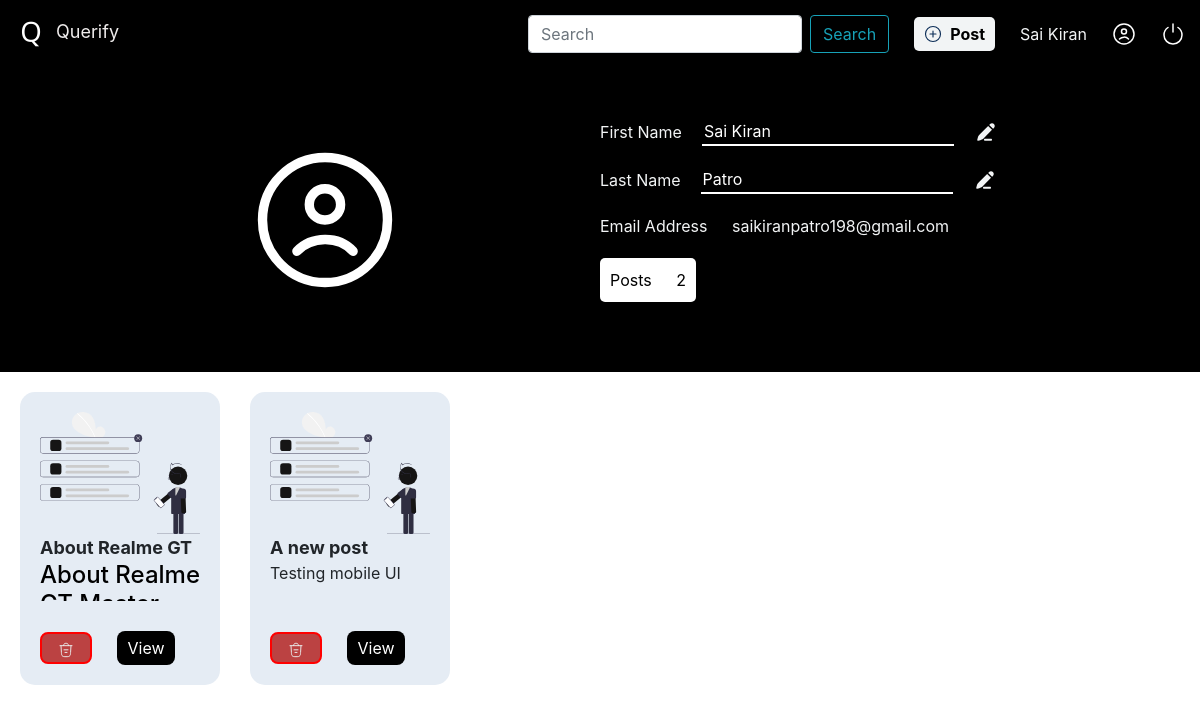
The app's page /profile (signed in), older data.
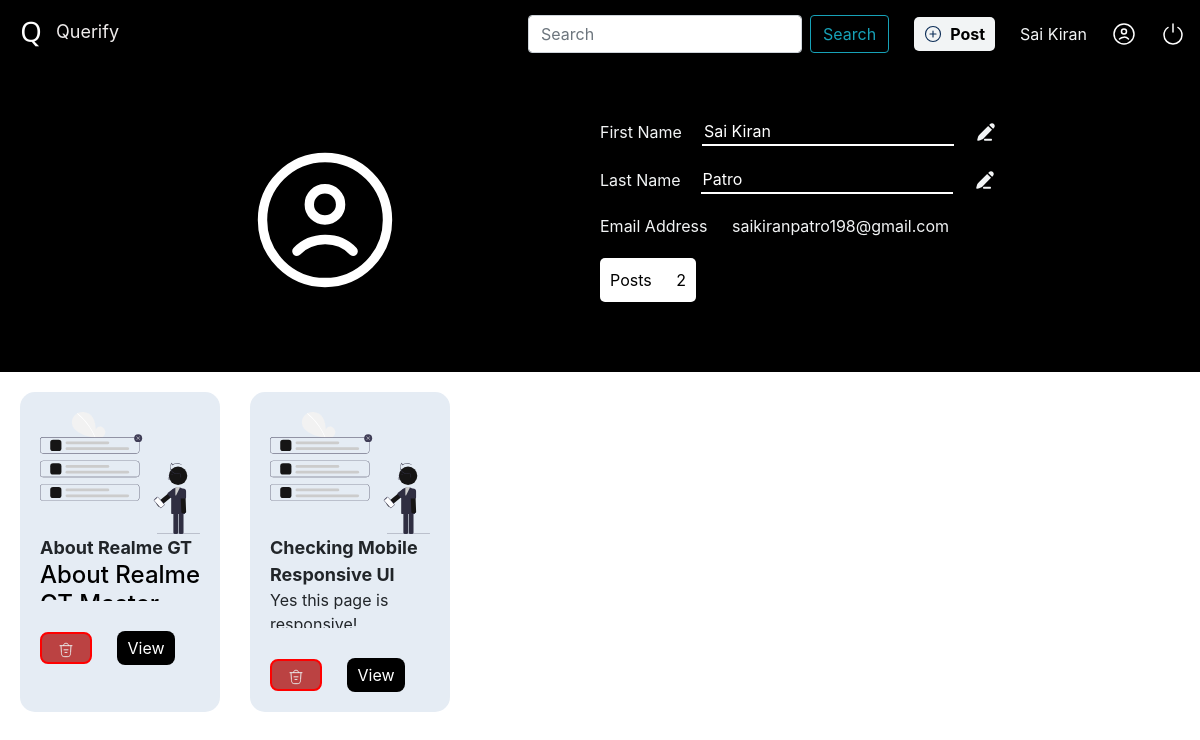
The same page, newer data.
### Website/models.py (models this page shows)
class User(db.Model, UserMixin):
    id=db.Column(db.Integer, primary_key=True)
    firstName=db.Column(db.String(150))
    lastName=db.Column(db.String(150))
    emailAddress=db.Column(db.String(254),unique=True)
    password=db.Column(db.String(150))
    posts=db.relationship('Post')

class Post(db.Model):
    id=db.Column(db.Integer, primary_key=True)
    userId=db.Column(db.Integer, db.ForeignKey('user.id'))
    title=db.Column(db.String(1000))
    content=db.Column(db.Text)
    date=db.Column(db.DateTime(timezone='Asia/Kolkata'), default=func.date(func.now()))

### Website/views.py (the view, shortened to what this page needs)
@views.route('/profile', methods=['GET', 'POST'])
@login_required
def Profile():
    userId=get_user_id()
    userDetails=get_user_details(userId)
    return render_template('Profile.html',userDetails=userDetails, userPosts=userDetails['posts'] , postsCount=len(userDetails['posts']))

### Website/models.py (called while the page is built)
def get_user_id():
    return current_user.id if current_user.is_authenticated else None

### Website/views.py (called while the page is built)
def get_user_details(userId):
    user=User.query.filter_by(id=userId).first()
    userDetails=dict()
    userDetails['userId']=userId
    userDetails['firstName']=user.firstName
    userDetails['lastName']=user.lastName
    userDetails['emailAddress']=user.emailAddress
    userDetails['posts']=[]
    posts=Post.query.filter_by(userId=userId).all()
    for post in posts:
        postDetails={}
        postDetails['postId']=post.id
        postDetails['postTitle']=post.title
        postDetails['postContent']=post.content
        userDetails['posts'].append(postDetails)
    return userDetails

### Website/templates/Profile.html (shortened to what this page needs)
<!DOCTYPE html>
<html lang="en">
<head>
  <link rel="stylesheet" href="{{ url_for('static', filename='Css/styles.css')}}" />
  <link rel="stylesheet" href="https://cdn.jsdelivr.net/npm/bootstrap@4.0.0/dist/css/bootstrap.min.css"
>
</head>
<body>
  <header>
    <nav class="navContainer">
      <div class="leftHeader">
        <img src="{{ url_for('static', filename='Images/LogoNew.png') }}" alt="Querify Logo" />&nbsp;
        <span style="font-size: 18px;;">Querify</span>
      </div>
      <div class="rightHeader">
        <form action="/search" method="POST" class="form-inline my-2 my-lg-0">
          <input class="form-control mr-sm-2" type="search" placeholder="Search" name="search" aria-label="Search">
          <button class="btn btn-outline-info my-2 my-sm-0" type="submit">Search</button>
        </form>
        <button class="postButton" onclick="window.location.href='/post'"><img
            src="{{ url_for('static', filename='Images/Post.svg')}}" alt="Post Button" />Post</button>
        {% if current_user.is_authenticated %}
        <a id="userName" href="/profile"> {{ current_user.firstName }}</a>
        {% endif %}
        <img src="{{ url_for('static', filename='Images/UserIcon.svg')}}" alt="User Icon" />
        <img class="logoutButton" alt="Logout" src="{{ url_for('static', filename='Images/Poweroff.svg')}}"
          onclick="window.location.href='/logout'" />
      </div>
    </nav>
  </header>
  <div class="profileContainer">
    <div class="profileDetailsContainer">
      <div class="profilePic">
        <img src="{{ url_for('static', filename='Images/UserIcon.svg')}}" alt="User Icon" />
      </div>
      <div class="profileDetails">
        <form action="" method="POST">
          <div class="profileDetailContainer"><span>First Name</span> <input type="text"
              value="{{ userDetails.firstName }}" name="firstName" readonly> <img class="profileEditButton"
              src="{{ url_for('static', filename='Images/profileEdit.svg')}}" alt="Edit First Name" /> </div>
          <div class="profileDetailContainer"><span>Last Name</span> <input type="text"
              value="{{ userDetails.lastName }}" name="lastName" readonly> <img class="profileEditButton"
              src="{{ url_for('static', filename='Images/profileEdit.svg')}}" alt="Edit Last Name" /> </div>
        </form>
        <div class="profileDetailContainer" id="profileEmailId"><span>Email Address</span>
          &nbsp;{{ userDetails.emailAddress }} </div>
        <div class="profileDetailContainer" id='postCounts'><span>Posts</span> &nbsp;{{ postsCount}} </div>
      </div>
    </div>
    <div class="profilePosts">
      {% if postsCount %}
      {% for val in userPosts %}
      <div class="postCard">
        <img src="{{ url_for('static', filename='Images/profilePost.svg')}}" alt="Post Pic" />
        <div class="profilePostTitle">{{ val['postTitle'] }}</div>
        <div class="profilePostContent"> {{ val['postContent'] | safe }}</div>
        <div class="profilePostActions">
          <button class=" postDeleteButton" type="button" data-post-id="{{ val['postId'] }}"><img
              src="{{ url_for('static', filename='Images/DiscardRed.svg') }}" alt="Delete Post"></button>
          <a href="comment/{{ val['postId'] }}">View</a>
        </div>
      </div>
      {% endfor %}
      {% else %}
      <div class="noPosts">
        <img src="{{ url_for('static', filename='Images/noPosts.svg')}}" alt="No Posts" />
        <p>No Posts</p>
      </div>
      {% endif %}
    </div>
  </div>
</body>
</html>

### Website/static/Css/styles.css (style rules this page uses)
:root { --backgroundColor: black; --fontColor: #f2f4f5;; --font-size-base: 16px; }
body { margin: 0px; }
header { position: sticky; top: 0px;; z-index: 3; }
#userName { color: var(--fontColor) !important; text-decoration: none !important; }
.postButton { background:var(--fontColor); border: none; border-radius: 5px;; padding: 5px 10px; outline: none; display: flex; justify-content: center; align-items: center; color: var(--backgroundColor); font-weight: bold; gap: 8px; cursor: pointer; }
.postButton img { width:18px; }
.navContainer { background:var(--backgroundColor); padding: 15px; color:#EFECEC; display: flex; justify-content:space-between; align-items:center; }
.rightHeader { display: flex; justify-content: space-evenly; align-items: center; gap: 25px; }
.logoutButton { cursor: pointer; }
h2 { font-size:24px !important; }
.profileContainer { height: 103vh; }
.profileDetailsContainer { background: black; position: relative; display: flex; justify-content: space-between; align-items: center; padding: 50px; }
.profilePic { display: flex; width: 50%; justify-content: center; align-items: center; }
.profilePic img { width: 100%; max-width: 150px; }
.profileDetails { width: 50%; display: flex; flex-direction: column; color:var(--fontColor); }
.profileDetails form { width: 100%; }
.profileDetailContainer { width: 100%; display: flex; align-items: center; gap: 20px; margin-bottom: 20px; }
.profileDetailContainer input { background: black; border: none; border-bottom: 2px solid white; color: white; outline: none; }
.profileEditButton { cursor: pointer; }
#profileEmailId { cursor:not-allowed; }
#postCounts { background: white; width: fit-content; color: black; padding: 10px; border-radius: 5px; }
.profilePosts { display: flex; flex-wrap: wrap; margin: 20px; gap: 30px; }
.postCard { max-width: 200px; width: 100%; padding: 20px; background: #e5ecf4; border-radius: 15px; }
.postCard img { width: 100%; }
.profilePostTitle { font-size: 18px; font-weight: bold; }
.profilePostContent { height: 40px; overflow: hidden; margin-bottom: 30px; }
.postCard a { background: black; margin: 0px auto; padding: 5px 10px; border-radius: 8px; color: white !important; text-decoration: none !important; }
.profilePostActions { display: flex; justify-content: space-between; align-items: center; }
.postDeleteButton { border: none; background: #bb4242; border: 2px solid red; padding: 2px 16px; border-radius: 8px; cursor: pointer; }
.postDeleteButton img { width: 16px; }

Row changes from the older to the newer data that the page shows:
removed Post: postTitle "A new post", postContent "Testing mobile UI"
added Post: postTitle "Checking Mobile Responsive UI", postContent "Yes this page is…"
